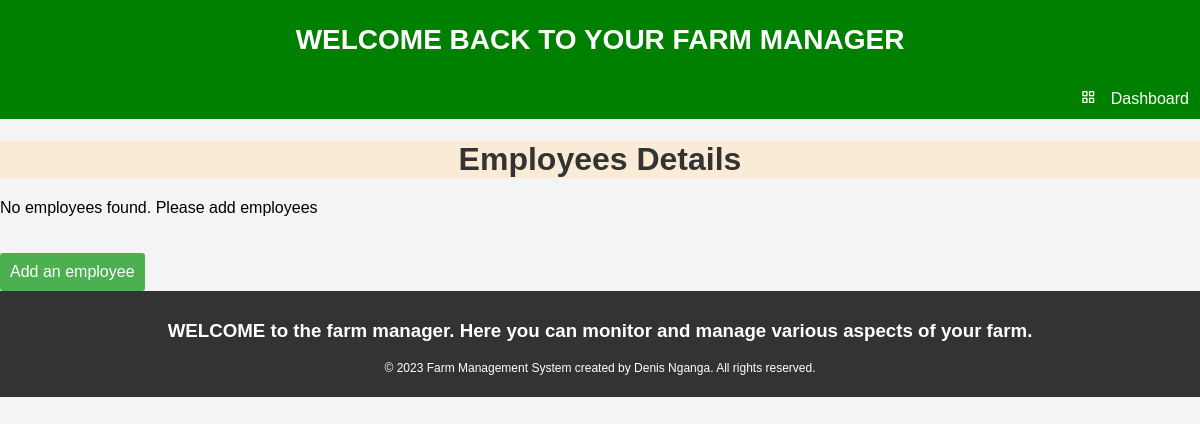
Before: /show_employees/ (signed in) with the older database file.
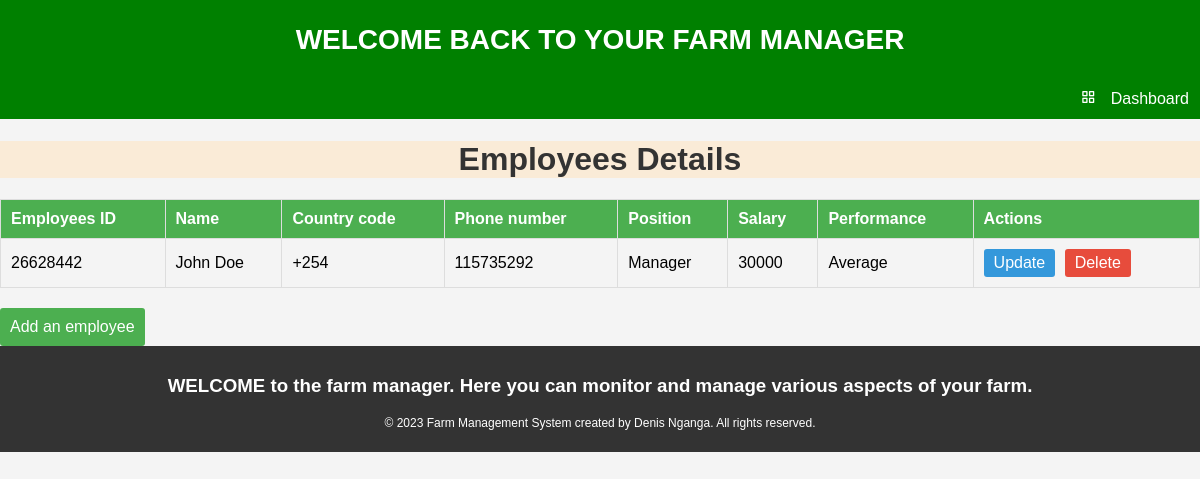
After: the same page with the newer database file.
### homepage/models.py (models this page shows)
class Employees(models.Model):
    user = models.ForeignKey(User, on_delete=models.CASCADE, default=1)
    Eid = models.IntegerField(primary_key=True, default=0)
    Name = models.CharField(max_length=50)
    Country_code = models.CharField(max_length=4)
    Phone_number = models.CharField(max_length=9)
    Position = models.CharField(max_length=10)
    Salary = models.IntegerField()
    Performance = models.CharField(max_length=10)
    class Meta:
        db_table = "employees"

### homepage/views.py (the view)
# urls.py: path("show_employees/", Show_employees, name="show-employees"),
def Show_employees(request):
    employees = Employees.objects.filter(user=request.user)
    return render(request, "homepage/showemployees.html", {"employees": employees})

### homepage/templates/homepage/showemployees.html (shortened to what this page needs)
{%extends 'homepage/base.html' %}
{% block content %}
<head>
</head>
<body>
    <h1>Employees Details</h1>
    {% if employees %}
    <table>
        <thead>
            <tr>
                <th>Employees ID</th>
                <th>Name</th>
                <th>Country code</th>
                <th>Phone number</th>
                <th>Position</th>
                <th>Salary</th>
                <th>Performance</th>
                <th>Actions</th>
            </tr>
        </thead>
        <tbody>
            {% for employee in employees %}
            <tr>
                <td>{{ employee.Eid }}</td>
                <td>{{ employee.Name }}</td>
                <td>{{ employee.Country_code }}</td>
                <td>{{ employee.Phone_number }}</td>
                <td>{{ employee.Position }}</td>
                <td>{{ employee.Salary }}</td>
                <td>{{ employee.Performance }}</td>
                <td><a href="{% url 'homepage:update-employees' Eid=employee.Eid %}" class="update-link">Update</a>
                  <a href="{% url 'homepage:delete-employees' Eid=employee.Eid %}"class="delete-link">Delete</a> </td>
            </tr>
            {% endfor %}
        </tbody>
    </table>
    {% else %}
    <p class="no-employees">No employees found. Please add employees</p>
    {% endif %}
    <a href="{% url 'homepage:add-employees' %}" class="add-button">Add an employee</a>
</body>
{%endblock%}

Changed rows visible on the page:
added Employees: Eid "26628442", Name "John Doe", Country_code "+254", Phone_number "115735292", Position "Manager", Salary "30000", Performance "Average"
Other visible differences:
text no longer shown: "No employees found. Please add employees"
text now shown: "Employees ID Name Country code Phone number Position Salary Performance Actions"
